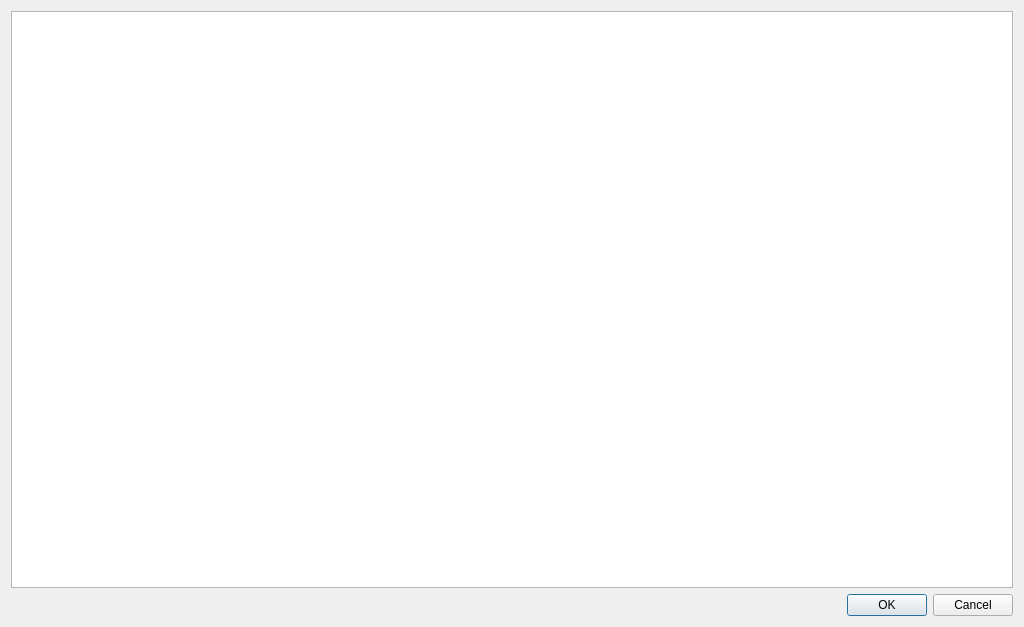
<?xml version="1.0" encoding="UTF-8"?>
<ui version="4.0">
 <class>VisorFacturas</class>
 <widget class="QDialog" name="VisorFacturas">
  <property name="geometry">
   <rect>
    <x>0</x>
    <y>0</y>
    <width>1024</width>
    <height>627</height>
   </rect>
  </property>
  <property name="windowTitle">
   <string>Dialog</string>
  </property>
  <layout class="QGridLayout" name="gridLayout">
   <item row="1" column="1">
    <widget class="QDialogButtonBox" name="buttonBox">
     <property name="orientation">
      <enum>Qt::Orientation::Horizontal</enum>
     </property>
     <property name="standardButtons">
      <set>QDialogButtonBox::StandardButton::Cancel|QDialogButtonBox::StandardButton::Ok</set>
     </property>
    </widget>
   </item>
   <item row="0" column="0" colspan="2">
    <widget class="QTableView" name="tableView"/>
   </item>
  </layout>
 </widget>
 <resources/>
 <connections>
  <connection>
   <sender>buttonBox</sender>
   <signal>accepted()</signal>
   <receiver>VisorFacturas</receiver>
   <slot>accept()</slot>
   <hints>
    <hint type="sourcelabel">
     <x>248</x>
     <y>254</y>
    </hint>
    <hint type="destinationlabel">
     <x>157</x>
     <y>274</y>
    </hint>
   </hints>
  </connection>
  <connection>
   <sender>buttonBox</sender>
   <signal>rejected()</signal>
   <receiver>VisorFacturas</receiver>
   <slot>reject()</slot>
   <hints>
    <hint type="sourcelabel">
     <x>316</x>
     <y>260</y>
    </hint>
    <hint type="destinationlabel">
     <x>286</x>
     <y>274</y>
    </hint>
   </hints>
  </connection>
 </connections>
</ui>
